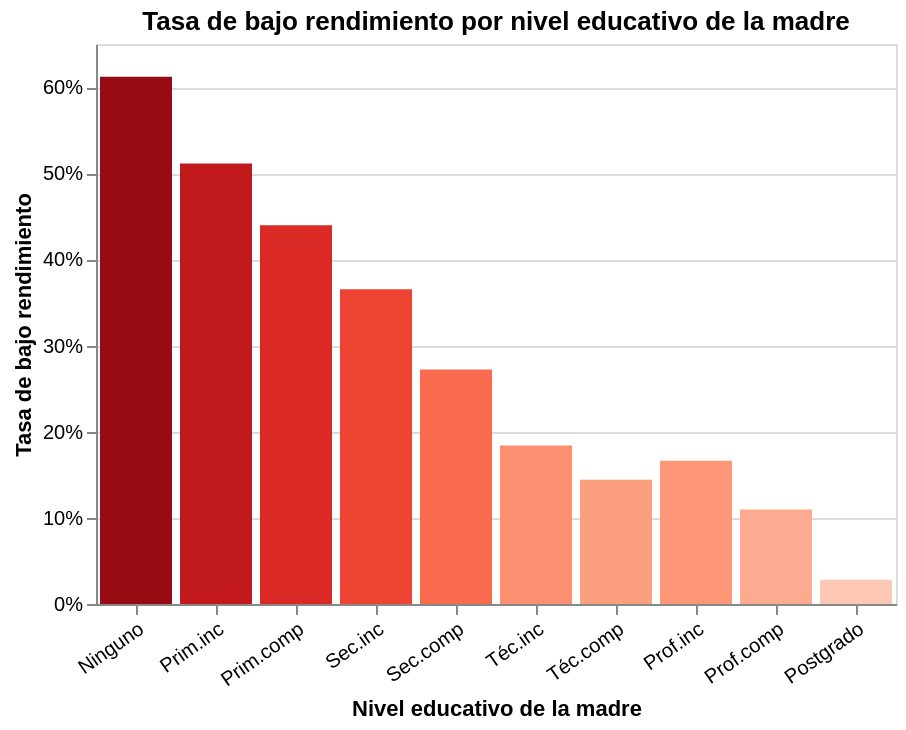

Notebook code cell kept with this figure:
### Code cell
# Educación de la madre vs tasa de riesgo

edu_risk = (
    df_model.dropna(subset=['edu_madre_num'])
    .groupby('edu_madre_num')[TARGET]
    .mean()
    .reset_index()
    .rename(columns={TARGET: 'tasa_riesgo'})
)

edu_labels = {
    0: 'Ninguno', 1: 'Prim. inc.', 2: 'Prim. comp.',
    3: 'Sec. inc.', 4: 'Sec. comp.', 5: 'Téc. inc.',
    6: 'Téc. comp.', 7: 'Prof. inc.', 8: 'Prof. comp.', 9: 'Postgrado'
}
edu_risk['nivel'] = edu_risk['edu_madre_num'].map(edu_labels)

chart_edu = alt.Chart(edu_risk).mark_bar().encode(
    x=alt.X('edu_madre_num:O', title='Nivel educativo de la madre',
            axis=alt.Axis(labelExpr="{'0':'Ninguno','1':'Prim.inc','2':'Prim.comp','3':'Sec.inc','4':'Sec.comp','5':'Téc.inc','6':'Téc.comp','7':'Prof.inc','8':'Prof.comp','9':'Postgrado'}[datum.label]",
                          labelAngle=-35)),
    y=alt.Y('tasa_riesgo:Q', title='Tasa de bajo rendimiento', axis=alt.Axis(format='%')),
    tooltip=['nivel:N', alt.Tooltip('tasa_riesgo:Q', format='.1%')],
    color=alt.Color('tasa_riesgo:Q', scale=alt.Scale(scheme='reds'), legend=None)
).properties(
    width=400, height=280,
    title='Tasa de bajo rendimiento por nivel educativo de la madre'
)

chart_edu

### Figure 1 — Vega specification as saved in the notebook (floating-point values rounded to 4 significant figures)
{"$schema": "https://vega.github.io/schema/vega/v6.json", "data": [{"name": "source_0", "values": [{"edu_madre_num": 0.0, "nivel": "Ninguno", "tasa_riesgo": 0.6119, "tasa_riesgo_end": 0.6119, "tasa_riesgo_start": 0.0}, {"edu_madre_num": 1.0, "nivel": "Prim. inc.", "tasa_riesgo": 0.5113, "tasa_riesgo_end": 0.5113, "tasa_riesgo_start": 0.0}, {"edu_madre_num": 2.0, "nivel": "Prim. comp.", "tasa_riesgo": 0.4396, "tasa_riesgo_end": 0.4396, "tasa_riesgo_start": 0.0}, {"edu_madre_num": 3.0, "nivel": "Sec. inc.", "tasa_riesgo": 0.3655, "tasa_riesgo_end": 0.3655, "tasa_riesgo_start": 0.0}, {"edu_madre_num": 4.0, "nivel": "Sec. comp.", "tasa_riesgo": 0.2723, "tasa_riesgo_end": 0.2723, "tasa_riesgo_start": 0.0}, {"edu_madre_num": 5.0, "nivel": "Téc. inc.", "tasa_riesgo": 0.184, "tasa_riesgo_end": 0.184, "tasa_riesgo_start": 0.0}, {"edu_madre_num": 6.0, "nivel": "Téc. comp.", "tasa_riesgo": 0.1441, "tasa_riesgo_end": 0.1441, "tasa_riesgo_start": 0.0}, {"edu_madre_num": 7.0, "nivel": "Prof. inc.", "tasa_riesgo": 0.1662, "tasa_riesgo_end": 0.1662, "tasa_riesgo_start": 0.0}, {"edu_madre_num": 8.0, "nivel": "Prof. comp.", "tasa_riesgo": 0.1098, "tasa_riesgo_end": 0.1098, "tasa_riesgo_start": 0.0}, {"edu_madre_num": 9.0, "nivel": "Postgrado", "tasa_riesgo": 0.02828, "tasa_riesgo_end": 0.02828, "tasa_riesgo_start": 0.0}]}, {"name": "source_0_x_domain_edu_madre_num", "values": [{"edu_madre_num": 0.0}, {"edu_madre_num": 1.0}, {"edu_madre_num": 2.0}, {"edu_madre_num": 3.0}, {"edu_madre_num": 4.0}, {"edu_madre_num": 5.0}, {"edu_madre_num": 6.0}, {"edu_madre_num": 7.0}, {"edu_madre_num": 8.0}, {"edu_madre_num": 9.0}]}, {"name": "source_0_color_domain_tasa_riesgo", "values": [{"min": 0.02828, "max": 0.6119}]}], "marks": [{"type": "rect", "name": "marks", "from": {"data": "source_0"}, "encode": {"update": {"y2": {"field": "tasa_riesgo_start", "scale": "y"}, "x": {"field": "edu_madre_num", "scale": "x"}, "width": {"signal": "max(0.25, bandwidth('x'))"}, "y": {"field": "tasa_riesgo_end", "scale": "y"}, "fill": {"field": "tasa_riesgo", "scale": "color"}, "tooltip": {"signal": "{\"nivel\": isValid(datum[\"nivel\"]) ? isArray(datum[\"nivel\"]) ? join(datum[\"nivel\"], '\\n') : datum[\"nivel\"] : \"\"+datum[\"nivel\"], \"tasa_riesgo\": format(datum[\"tasa_riesgo\"], \".1%\")}"}}}, "style": ["bar"]}], "scales": [{"name": "x", "type": "band", "domain": {"data": "source_0_x_domain_edu_madre_num", "field": "edu_madre_num", "sort": true}, "range": [0, {"signal": "width"}], "paddingOuter": 0.05, "paddingInner": 0.1}, {"name": "y", "type": "linear", "domain": {"data": "source_0", "fields": ["tasa_riesgo_start", "tasa_riesgo_end"]}, "range": [{"signal": "height"}, 0], "zero": true, "nice": true}, {"name": "color", "type": "linear", "domain": [{"signal": "(data(\"source_0_color_domain_tasa_riesgo\")[0] || {}).min"}, {"signal": "(data(\"source_0_color_domain_tasa_riesgo\")[0] || {}).max"}], "range": {"scheme": "reds"}, "zero": false, "interpolate": "hcl"}], "axes": [{"scale": "y", "aria": false, "minExtent": 0, "grid": true, "domain": false, "labels": false, "orient": "left", "gridScale": "x", "maxExtent": 0, "tickCount": {"signal": "ceil(height/40)"}, "ticks": false, "zindex": 0}, {"scale": "x", "title": "Nivel educativo de la madre", "zindex": 0, "labelBaseline": "top", "encode": {"labels": {"update": {"text": {"signal": "{'0':'Ninguno','1':'Prim.inc','2':'Prim.comp','3':'Sec.inc','4':'Sec.comp','5':'Téc.inc','6':'Téc.comp','7':'Prof.inc','8':'Prof.comp','9':'Postgrado'}[datum.label]"}}}}, "grid": false, "orient": "bottom", "labelAngle": 325, "labelAlign": "right"}, {"scale": "y", "grid": false, "title": "Tasa de bajo rendimiento", "format": "%", "labelOverlap": true, "orient": "left", "tickCount": {"signal": "ceil(height/40)"}, "zindex": 0}], "title": {"text": "Tasa de bajo rendimiento por nivel educativo de la madre", "frame": "group"}, "padding": 5, "style": "cell", "height": 280, "width": 400, "background": "white"}
